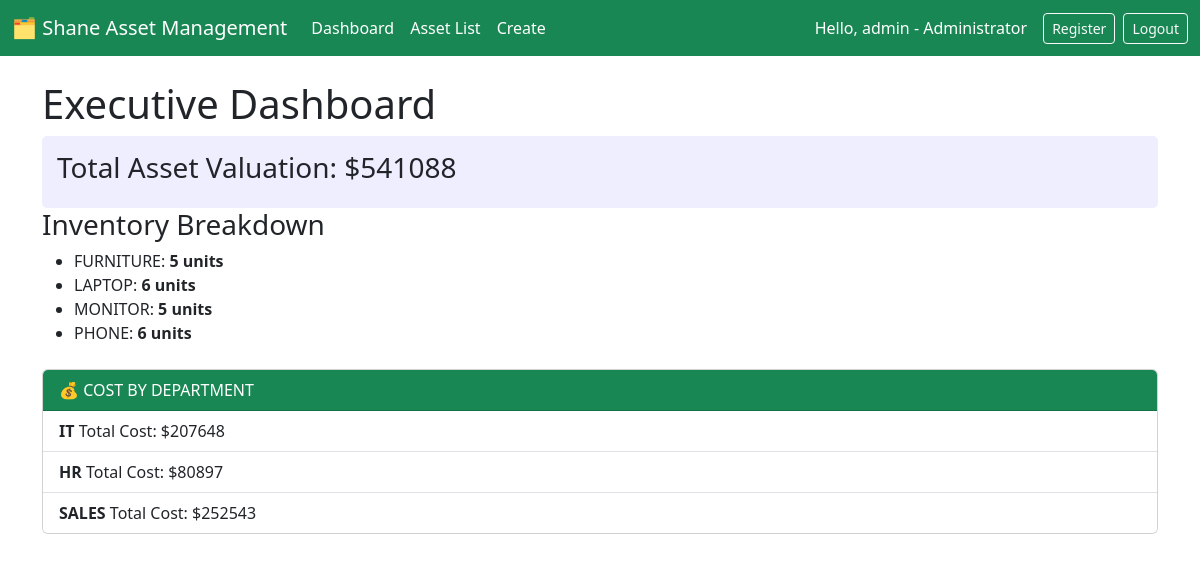
The app's page / (signed in) with its own data.
### assets/models.py (models this page shows, shortened)
class User(AbstractUser):
    department = models.ForeignKey(Department, on_delete=models.SET_NULL, null=True, related_name='departments')
    ROLE_CHOICES = (
                ('ADMIN', 'Administrator'),
                ('MANAGER','Manager'),
                ('EMPLOYEE','Employee'))
    role = models.CharField(max_length=20, choices=ROLE_CHOICES, default='EMPLOYEE')
    @property
    def is_manager_or_admin(self):
        return self.role in ['ADMIN', 'MANAGER'] or self.is_superuser

class TimeStampedModel(models.Model):
    created_at = models.DateTimeField(auto_now_add=True)
    updated_at = models.DateTimeField(auto_now=True)
    class Meta:
        abstract = True

class Department(TimeStampedModel):
    name = models.CharField(max_length=100)

### assets/views.py (the view)
# urls.py: path('', DashboardView.as_view(), name='dashboard'),
class DashboardView(LoginRequiredMixin,TemplateView):
    template_name = "assets/dashboard.html"
    def get_context_data(self, **kwargs):
        context = super().get_context_data(**kwargs)
        total_cost = Asset.objects.aggregate(total=Sum('cost'))['total'] or 0
        context['total_asset_value'] = total_cost
        context['assets_by_type'] = Asset.objects.values('asset_type').annotate(count=Count('id'))
        cost_by_department = Department.objects.annotate(total_cost=Sum('departments__assets__cost'))
        context['costs'] = cost_by_department
        return context

### assets/templates/assets/dashboard.html
{% extends "assets/base.html" %}
{% block content %}
    <h1>Executive Dashboard</h1>
    <div style="background: #eef; padding: 15px; border-radius: 5px;">
        <h3>Total Asset Valuation: ${{ total_asset_value }}</h3>
    </div>
    <h3>Inventory Breakdown</h3>
    <ul>
        {% for item in assets_by_type %}
            <li>{{ item.asset_type }}: <strong>{{ item.count }} units</strong></li>
        {% empty %}
            <li>No assets found.</li>
        {% endfor %}
    </ul>
     <div class="card mt-4">
        <div class="card-header bg-success text-white">💰 COST BY DEPARTMENT</div>
            <ul class="list-group list-group-flush">
                {% for department in costs %}
                    <li class="list-group-item">
                        <strong>{{department.name}}</strong>
                        Total Cost: ${{department.total_cost}}
                    </li>
                {% endfor %}
            </ul>
    </div>
{% endblock %}

### assets/templates/assets/base.html (shortened to what this page needs)
<!DOCTYPE html>
<html>
<head>
    <link href="https://cdn.jsdelivr.net/npm/bootstrap@5.3.8/dist/css/bootstrap.min.css" rel="stylesheet">
    <link rel="stylesheet" href="https://cdn.datatables.net/1.13.6/css/jquery.dataTables.min.css">
</head>
<body>
   <nav class="navbar navbar-expand-lg navbar-dark bg-success mb-4">
        <div class="container-fluid">
            <a class="navbar-brand text-yellow" href="{% url 'dashboard' %}">
                🗂️ Shane Asset Management
            </a>
            <div class="collapse navbar-collapse" id="navbarNav">
                <ul class="navbar-nav me-auto mb-2 mb-lg-0">
                    <li class="nav-item">
                        <a class="nav-link text-white" href="{% url 'dashboard' %}">Dashboard</a>
                    </li>
                    <li class="nav-item">
                        <a class="nav-link text-white" href="{% url 'asset-list' %}">Asset List</a>
                    </li>
                    <li class="nav-item">
                        <a class="nav-link text-white" href="{% url 'asset-create' %}">Create</a>
                    </li>
                </ul>
                <div class="d-flex align-items-center text-white">
                    {% if user.is_authenticated %}
                        <span class="me-3">Hello, {{ user.username }} - {{user.get_role_display}}</span>
                        {% if user.is_manager_or_admin %}
                            <a class="btn btn-outline-light btn-sm me-2" href="{% url 'register' %}">
                            Register
                        </a>
                        {% endif %}
                        <form action="{% url 'logout' %}" method="post" class="mb-0">
                            <button type="submit" class="btn btn-outline-light btn-sm">
                                Logout
                            </button>
                        </form>
                    {% else %}
                        <a class="btn btn-outline-light btn-sm me-2" href="{% url 'login' %}">
                            Login
                        </a>
                    {% endif %}
                </div>
            </div>
        </div>
    </nav>
    <div class="container">
        {% block content %}{% endblock %}
    </div>
</body>
</html>

### records on screen
User: username "admin", role "Administrator"
Department: name "IT", total_cost "207648"
Department: name "HR", total_cost "80897"
Department: name "SALES", total_cost "252543"

### other values on screen
{{ total_asset_value }} "541088"
{{ item.asset_type }} "FURNITURE" "LAPTOP" "MONITOR" "PHONE"
{{ item.count }} "5" "6" "5" "6"
